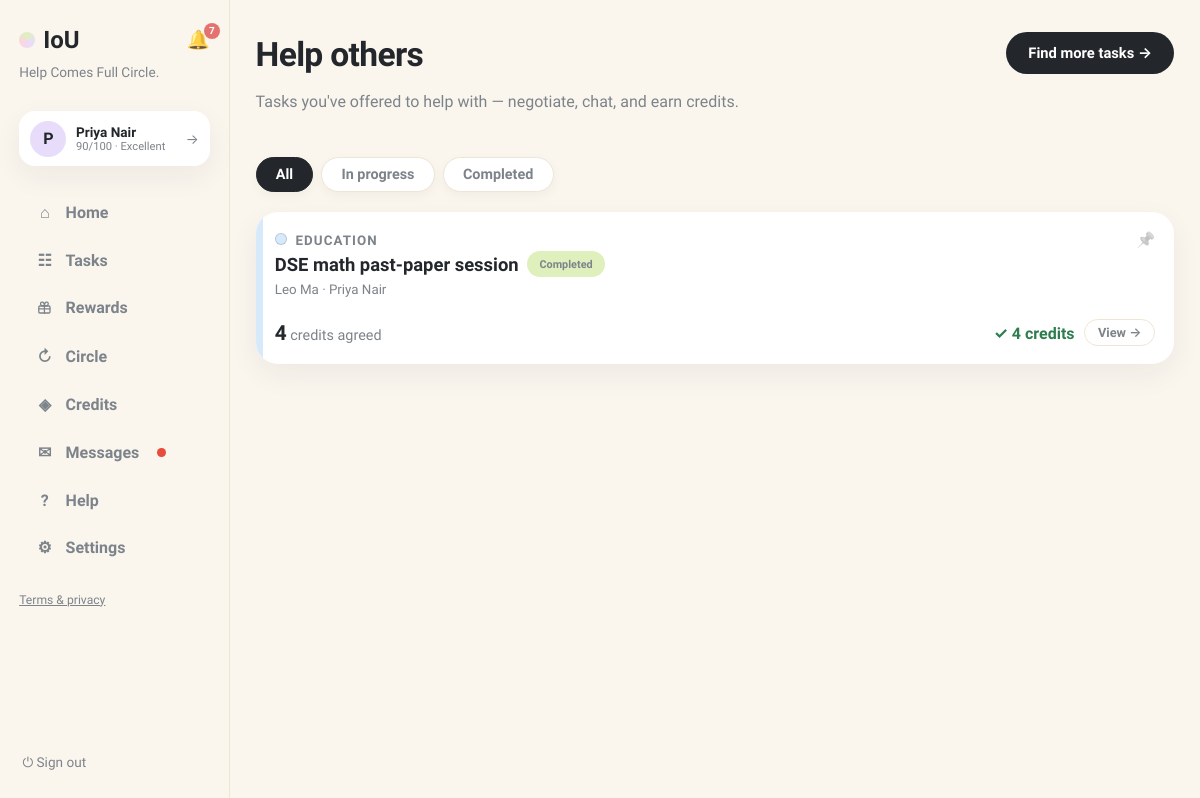
/helping (signed in), run on the app's committed database.
### tables this page shows
CREATE TABLE users (
                id INTEGER PRIMARY KEY, name TEXT NOT NULL, email TEXT UNIQUE NOT NULL,
                password TEXT NOT NULL, balance INTEGER NOT NULL DEFAULT 0,
                held_balance INTEGER NOT NULL DEFAULT 0,
                is_moderator INTEGER NOT NULL DEFAULT 0
            , language TEXT NOT NULL DEFAULT 'en', address TEXT, district TEXT, hkid TEXT, address_id TEXT, age INTEGER, birthday TEXT, skills TEXT NOT NULL DEFAULT '', community_helper INTEGER NOT NULL DEFAULT 0, created_at TEXT, consent_analytics INTEGER NOT NULL DEFAULT 0, reliability INTEGER NOT NULL DEFAULT 60, account_status TEXT NOT NULL DEFAULT 'active', analytics_consent INTEGER NOT NULL DEFAULT 0, username TEXT, bio TEXT, verification_identity TEXT NOT NULL DEFAULT 'unverified', verification_neighbourhood TEXT NOT NULL DEFAULT 'unverified', vis_photo INTEGER NOT NULL DEFAULT 1, vis_neighbourhood INTEGER NOT NULL DEFAULT 1, vis_skills INTEGER NOT NULL DEFAULT 1, vis_bio INTEGER NOT NULL DEFAULT 1, vis_completed INTEGER NOT NULL DEFAULT 1, vis_circle INTEGER NOT NULL DEFAULT 1, circle_enabled INTEGER NOT NULL DEFAULT 1, circle_notifications INTEGER NOT NULL DEFAULT 1, circle_community_only INTEGER NOT NULL DEFAULT 0, circle_max_distance_km REAL NOT NULL DEFAULT 2.0, circle_availability TEXT NOT NULL DEFAULT '');

CREATE TABLE requests (
                id INTEGER PRIMARY KEY, title TEXT NOT NULL, description TEXT NOT NULL,
                category TEXT NOT NULL, requester_id INTEGER NOT NULL,
                status TEXT NOT NULL DEFAULT 'open', provider_id INTEGER,
                requester_value INTEGER, requester_buffer INTEGER,
                provider_value INTEGER, provider_buffer INTEGER,
                agreed_value INTEGER, negotiation_deadline TEXT,
                effort_minutes INTEGER, complexity INTEGER, quality_score INTEGER,
                completed_at TEXT,
                created_at TEXT NOT NULL, location TEXT, needed_by TEXT, urgency TEXT, meetup_date TEXT, meetup_time TEXT, meetup_location TEXT, preferred_time TEXT, completion_note TEXT, completion_evidence TEXT, confirm_requester INTEGER NOT NULL DEFAULT 0, confirm_provider INTEGER NOT NULL DEFAULT 0, started_at TEXT, provider_completed_at TEXT, requester_confirmed_at TEXT, release_at TEXT, proof_path TEXT, proof_status TEXT, dispute_eligible INTEGER NOT NULL DEFAULT 1, dispute_window_days INTEGER NOT NULL DEFAULT 3, settlement_value INTEGER, circle_id INTEGER, cancel_requested_by INTEGER, cancel_reason TEXT, cancel_compensation INTEGER NOT NULL DEFAULT 0, evidence_required INTEGER NOT NULL DEFAULT 1, duration_minutes INTEGER NOT NULL DEFAULT 0, community_id INTEGER, visibility TEXT NOT NULL DEFAULT 'public', reservation_status TEXT NOT NULL DEFAULT 'public', selected_by_user_id INTEGER, was_ever_reserved INTEGER NOT NULL DEFAULT 0,
                FOREIGN KEY(requester_id) REFERENCES users(id),
                FOREIGN KEY(provider_id) REFERENCES users(id)
            );

### app.py (the view)
@app.get("/helping", response_class=HTMLResponse)
def helping(request: Request):
    user = current_user(request)
    if not user:
        return RedirectResponse("/login", status_code=303)
    with db() as connection:
        requests, recommendations = load_board(connection)
        pinned_ids = {row["request_id"] for row in connection.execute(
            "SELECT request_id FROM pins WHERE user_id=?", (user["id"],)).fetchall()}
        joined = [
            item for item in requests
            if item["provider_id"] == user["id"] and item["requester_id"] != user["id"]
        ]
        joined.sort(key=lambda i: i["id"] not in pinned_ids)
        helping_active = [item for item in joined if item["status"] not in ("completed", "resolved", "cancelled")]
        helping_done = [item for item in joined if item["status"] in ("completed", "resolved")]
        history = load_history(connection, user["id"])
        disputes = load_disputes(connection)
    return render(
        request,
        "helping.html",
        page="helping",
        helping_active=helping_active,
        helping_done=helping_done,
        history=history,
        disputes=disputes,
        recommendations=recommendations,
        pinned_ids=pinned_ids,
        task_categories=TASK_CATEGORIES,
    )

### templates/helping.html (shortened to what this page needs)
{% extends "base.html" %}
{% block content %}
<header class="page-head">
  <div>
    <h1>Help others</h1>
    <p class="muted">Tasks you've offered to help with — negotiate, chat, and earn credits.</p>
  </div>
  <a class="btn-primary" href="/browse">Find more tasks →</a>
</header>
<div class="tabs" id="tabs">
  <button class="tab active" data-tab="all">All</button>
  <button class="tab" data-tab="active">In progress</button>
  <button class="tab" data-tab="done">Completed</button>
</div>
<div class="card-list" id="post-list">
  {% for item in helping_done %}<div class="post-item" data-group="done">{% include "manage_card.html" %}</div>{% endfor %}
</div>
{% endblock %}

### templates/base.html (shortened to what this page needs)
<!doctype html>
<html lang="en"><head><link rel="stylesheet" href="/static/style.css"></head>
<body class="app-body">
<nav class="sidebar">
  <div class="brand-row">
    <a class="brand" href="/"><span class="brand-dot"></span>IoU</a>
    {% if user %}
    <a class="bell {% if page == 'notifications' %}active{% endif %}" href="/notifications" title="Notifications">🔔{% if unread_notifs or unread_msgs %}<span class="bell-badge">{{ (unread_notifs or 0) + (unread_msgs or 0) }}</span>{% endif %}</a>
    {% endif %}
  </div>
  <p class="brand-tag">Help Comes Full Circle.</p>
  {% if user %}
  <a class="side-user" href="/profile" title="Your profile">
    <div class="avatar">{{ user.name[0] }}</div>
    {% set sc = user.reliability if user.reliability is not none else 60 %}
    {% set lab = 'Suspended' if sc <= 0 else ('Restricted' if sc < 30 else ('Limited' if sc < 60 else ('Strong' if sc < 80 else 'Excellent'))) %}
    <div class="sidebar-user-meta"><b>{{ user.name }}</b>
      <small>{{ sc }}/100 · {{ lab }}</small>
    </div>
    <span class="side-user-arrow">→</span>
  </a>
  <div class="nav-links">
    <a class="nav-link {% if page == 'home' %}active{% endif %}" href="/"><span class="nav-ico">⌂</span>Home</a>
    <a class="nav-link {% if page == 'browse' %}active{% endif %}" href="/browse"><span class="nav-ico">☷</span>Tasks</a>
    <a class="nav-link " href="/rewards"><span class="nav-ico"></span>Rewards</a>
    <a class="nav-link {% if page == 'circle' %}active{% endif %}" href="/chain-invitations"><span class="nav-ico">↻</span>Circle{% if circle_pending %}<span class="unread-dot"></span>{% endif %}</a>
    <a class="nav-link {% if page == 'credits' %}active{% endif %}" href="/history"><span class="nav-ico">◈</span>Credits</a>
    <a class="nav-link {% if page == 'messages' %}active{% endif %}" href="/messages"><span class="nav-ico">✉</span>Messages{% if unread_msgs %}<span class="unread-dot"></span>{% endif %}</a>
    <a class="nav-link {% if page == 'help' %}active{% endif %}" href="/help"><span class="nav-ico">?</span>Help</a>
    <a class="nav-link {% if page == 'account' %}active{% endif %}" href="/account"><span class="nav-ico">⚙</span>Settings</a>
  </div>
  <p class="nav-footer"><a href="/legal">Terms &amp; privacy</a></p>
  <form method="post" action="/logout" class="side-logout"><button class="link-button" title="Sign out">⏻ Sign out</button></form>
  {% else %}
  <div class="nav-links">
    <a class="nav-link" href="/login"><span class="nav-ico">→</span>Sign in</a>
    <a class="nav-link" href="/register"><span class="nav-ico">＋</span>Create account</a>
  </div>
  <p class="nav-footer"><a href="/legal">Terms &amp; privacy</a></p>
  {% endif %}
</nav>
<main class="content {% block content_class %}{% endblock %}">{% block content %}{% endblock %}</main>
</body></html>

### templates/manage_card.html (shortened to what this page needs)
<article class="card request-card browse-card manage-card cat-{{ item.category|slug }}">
  <div class="row">
    <div class="card-head">
      <span class="cat-dot cat-{{ item.category|slug }}"></span>
      <small class="cat-name">{{ item.category }}</small>
      <h2><a class="title-link" href="/requests/{{ item.id }}">{{ item.title }}</a>
        <span class="status s-{{ item.status }}">{{ status_labels[item.status] if status_labels is defined and item.status in status_labels else item.status.replace('_',' ') }}</span>
      </h2>
      <small class="muted browse-meta">
        {{ item.requester_name }}{% if item.provider_name %} · {{ item.provider_name }}{% endif %}
      </small>
    </div>
    <div class="badge-col">
      {% if pinned_ids is defined %}
      <form method="post" action="/requests/{{ item.id }}/pin" class="pin-form"><button class="pin-btn " title="{% if item.id in pinned_ids %}Unpin{% else %}Pin to top{% endif %}">📌</button></form>
      {% endif %}
    </div>
  </div>
  <div class="card-cta manage-cta">
    <span class="browse-offer manage-credits">
      {% if item.agreed_value %}<b>{{ item.agreed_value }}</b> credits agreed
      {% elif item.status == 'negotiating' and item.provider_value %}<b>{{ item.provider_value if item.requester_id == user.id else item.requester_value }}</b> credits on the table
      {% else %}<b>{{ item.requester_value }}</b> credits offered{% endif %}
    </span>
    {% if item.status == 'open' %}
      <a class="btn-ghost btn-sm" href="/requests/{{ item.id }}">View details →</a>
    {% elif item.status == 'negotiating' %}
      <a class="btn-primary btn-sm" href="/chat/{{ item.id }}">💬 Continue in chat</a>
    {% elif item.status == 'agreement_pending' %}
      <a class="btn-primary btn-sm" href="/chat/{{ item.id }}">Confirm exchange →</a>
    {% elif item.status == 'confirmed' %}
      <a class="btn-primary btn-sm" href="/chat/{{ item.id }}">📅 Schedule meetup</a>
    {% elif item.status == 'scheduled' %}
      <small class="muted">📅 {{ item.meetup_date }} {{ item.meetup_time }}</small><a class="btn-primary btn-sm" href="/chat/{{ item.id }}">Open workspace →</a>
    {% elif item.status == 'in_progress' %}
      {% if item.provider_id == user.id %}<a class="btn-primary btn-sm" href="/chat/{{ item.id }}">Mark as complete →</a>
      {% else %}<a class="btn-ghost btn-sm" href="/chat/{{ item.id }}">💬 Open chat</a>{% endif %}
    {% elif item.status == 'completion_submitted' %}
      {% if item.requester_id == user.id %}<a class="btn-primary btn-sm" href="/chat/{{ item.id }}">Review completion →</a>
      {% else %}<a class="btn-ghost btn-sm" href="/requests/{{ item.id }}">View details →</a>{% endif %}
    {% elif item.status == 'disputed' %}
      <a class="btn-primary btn-sm" href="/chat/{{ item.id }}">⚖️ Resolve dispute</a>
    {% elif item.status == 'human_review' %}
      <small class="muted">Moderator reviewing…</small><a class="btn-ghost btn-sm" href="/requests/{{ item.id }}">View →</a>
    {% elif item.status in ('completed','resolved') %}
      <span class="success">✓ {{ item.agreed_value }} credits</span>
      <a class="btn-ghost btn-sm" href="/requests/{{ item.id }}">View →</a>
    {% endif %}
  </div>
</article>

### data on the page
users: name "P", name "Priya Nair"
requests: category "EDUCATION", title "DSE math past-paper session", status "Completed", requester_name "Leo Ma", provider_name "Priya Nair", agreed_value "4"

### other printed values
{{ (unread_notifs or 0) + (unread_msgs or 0) }} "7"
{{ sc }} "90"
{{ lab }} "Excellent"
